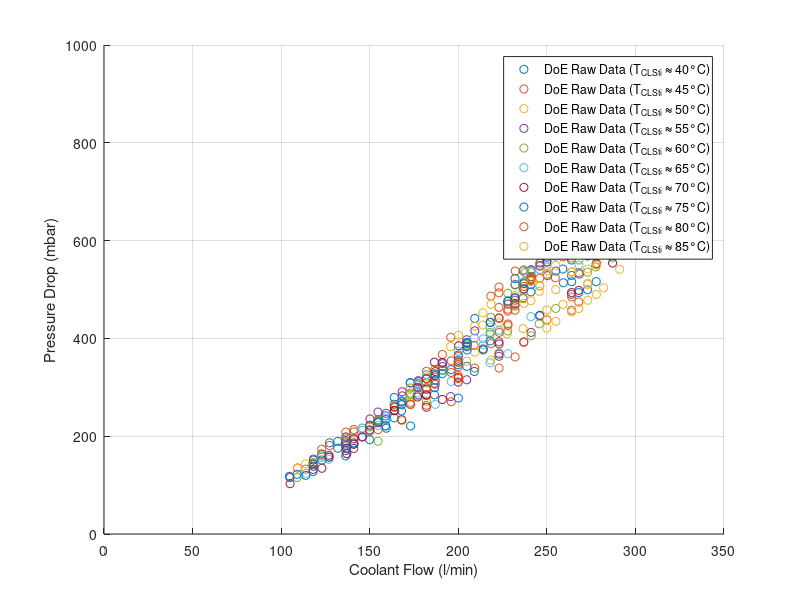

Here is the MATLAB script that generated this plot: (Note: this script raises an error after producing the figure.)
clear
clc

%% load data
addpath('vendor_provision')
load('doe_raw_data_mat.mat')

%% separate data by coolant inlet temperature
index_40    = find(doe_raw_data_mat(:,69) > 39 & doe_raw_data_mat(:,69) <= 41);
index_45    = find(doe_raw_data_mat(:,69) > 44 & doe_raw_data_mat(:,69) <= 46);
index_50    = find(doe_raw_data_mat(:,69) > 49 & doe_raw_data_mat(:,69) <= 51);
index_55    = find(doe_raw_data_mat(:,69) > 54 & doe_raw_data_mat(:,69) <= 56);
index_60    = find(doe_raw_data_mat(:,69) > 59 & doe_raw_data_mat(:,69) <= 61);
index_65    = find(doe_raw_data_mat(:,69) > 64 & doe_raw_data_mat(:,69) <= 66);
index_70    = find(doe_raw_data_mat(:,69) > 69 & doe_raw_data_mat(:,69) <= 71);
index_75    = find(doe_raw_data_mat(:,69) > 74 & doe_raw_data_mat(:,69) <= 76);
index_80    = find(doe_raw_data_mat(:,69) > 79 & doe_raw_data_mat(:,69) <= 81);
index_85    = find(doe_raw_data_mat(:,69) > 84 & doe_raw_data_mat(:,69) <= 86);

%% compute pressure drops in mbar
drop_40     = 1000*(doe_raw_data_mat(index_40,47) - doe_raw_data_mat(index_40,48));
drop_45     = 1000*(doe_raw_data_mat(index_45,47) - doe_raw_data_mat(index_45,48));
drop_50     = 1000*(doe_raw_data_mat(index_50,47) - doe_raw_data_mat(index_50,48));
drop_55     = 1000*(doe_raw_data_mat(index_55,47) - doe_raw_data_mat(index_55,48));
drop_60     = 1000*(doe_raw_data_mat(index_60,47) - doe_raw_data_mat(index_60,48));
drop_65     = 1000*(doe_raw_data_mat(index_65,47) - doe_raw_data_mat(index_65,48));
drop_70     = 1000*(doe_raw_data_mat(index_70,47) - doe_raw_data_mat(index_70,48));
drop_75     = 1000*(doe_raw_data_mat(index_75,47) - doe_raw_data_mat(index_75,48));
drop_80     = 1000*(doe_raw_data_mat(index_80,47) - doe_raw_data_mat(index_80,48));
drop_85     = 1000*(doe_raw_data_mat(index_85,47) - doe_raw_data_mat(index_85,48));

%% compute means
mean_40 = mean(drop_40);
mean_45 = mean(drop_45);
mean_50 = mean(drop_50);
mean_55 = mean(drop_55);
mean_60 = mean(drop_60);
mean_65 = mean(drop_65);
mean_70 = mean(drop_70);
mean_75 = mean(drop_75);
mean_80 = mean(drop_80);
mean_85 = mean(drop_85);

%% make plot
fig = figure;
hold on
grid on

plot(doe_raw_data_mat(index_40,32), drop_40, 'o')
plot(doe_raw_data_mat(index_45,32), drop_45, 'o')
plot(doe_raw_data_mat(index_50,32), drop_50, 'o')
plot(doe_raw_data_mat(index_55,32), drop_55, 'o')
plot(doe_raw_data_mat(index_60,32), drop_60, 'o')
plot(doe_raw_data_mat(index_65,32), drop_65, 'o')
plot(doe_raw_data_mat(index_70,32), drop_70, 'o')
plot(doe_raw_data_mat(index_75,32), drop_75, 'o')
plot(doe_raw_data_mat(index_80,32), drop_80, 'o')
plot(doe_raw_data_mat(index_85,32), drop_85, 'o')

xlabel('Coolant Flow (l/min)')
ylabel('Pressure Drop (mbar)')
xlim([0,350])
ylim([0, 1000])

lgd = legend('DoE Raw Data (T_{CLSti} \approx 40°C)', ...
        'DoE Raw Data (T_{CLSti} \approx 45°C)', ...
        'DoE Raw Data (T_{CLSti} \approx 50°C)', ...
        'DoE Raw Data (T_{CLSti} \approx 55°C)', ...
        'DoE Raw Data (T_{CLSti} \approx 60°C)', ...
        'DoE Raw Data (T_{CLSti} \approx 65°C)', ...
        'DoE Raw Data (T_{CLSti} \approx 70°C)', ...
        'DoE Raw Data (T_{CLSti} \approx 75°C)', ...
        'DoE Raw Data (T_{CLSti} \approx 80°C)', ...
        'DoE Raw Data (T_{CLSti} \approx 85°C)');

lgd.Location = 'northwest';

%% save plot
saveas(fig,'coolant_pressure_drop_estimation_temp_clustered.fig')
saveas(fig,'coolant_pressure_drop_estimation_temp_clustered.png')